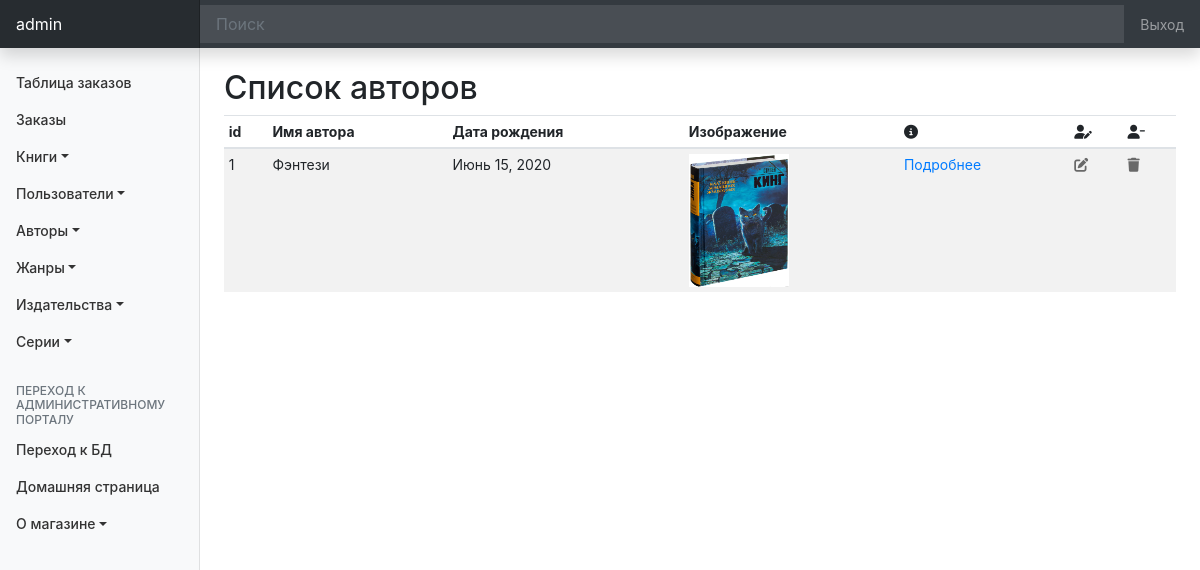
Page /author/list/ (signed in) on the earlier database version.
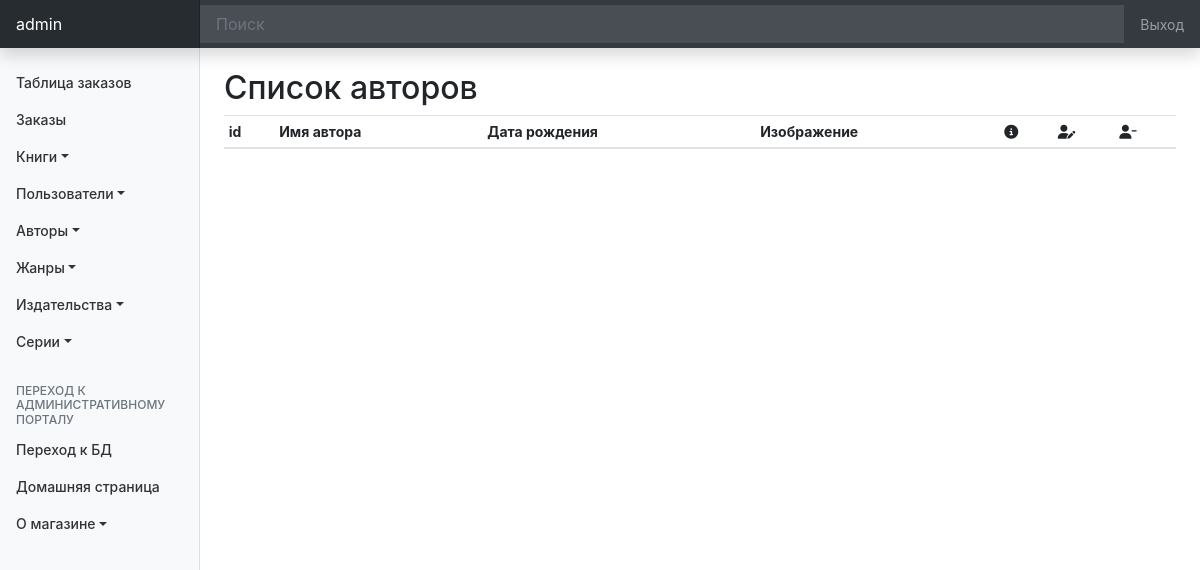
Same page on the later database version.
### author/models.py (models this page shows, shortened)
class Author(models.Model):
    name = models.CharField(
        verbose_name='Автор',
        max_length= 200,
        unique=True,
    )
    date = models.DateField(
        verbose_name='Дата рождения',
        help_text='ДД.ММ.ГГГГ'
    )
    image = models.ImageField(
        verbose_name='Изображение',
        upload_to='authors',
    )
    description = models.TextField(
        verbose_name='Биография',
        null=True,
        blank=True,
        help_text='Поле может быть пустым'
    )
    class Meta:
        ordering = ['name']
        verbose_name = 'Автор'
        verbose_name_plural = 'Авторы'

### author/views.py (the view)
# urls.py: path('list/', AuthorList.as_view(), name='list'),
class AuthorList(LoginRequiredMixin, ListView):
    template_name = 'author/list_author.html'
    model = Author
    form_class = AuthorForm
    paginate_by = 10

### author/templates/author/list_author.html (shortened to what this page needs)
{% extends 'base_admin.html' %}
{% block body %}
    {% include "top_menu_admin.html" %}
    <br>
    <h2 id="list-author">Список авторов</h2>
    <div class="table-responsive">
        <table class="table table-striped table-sm">
            <thead>
                <tr>
                    <th>id</th>
                    <th>Имя автора</th>
                    <th>Дата рождения</th>
                    <th>Изображение</th>
                    <th><i class="fas fa-info-circle"></i></th>
                    <th><i class="fas fa-user-edit"></i></th>
                    <th><i class="fas fa-user-minus"></i></th>
                    </tr>
            </thead>
            <tbody>
                {% for a in object_list %}
                    <tr>
                        <td>{{ a.pk }}</td>
                        <td>{{ a.name }}</td>
                        <td>{{ a.date }}</td>
                        <td><img src="{{ a.image.url }}" alt="Изображение автора" height="133px" width="100px"></td>
                        <td><a href="{% url 'author:detail' a.pk %}" title="подробнее">Подробнее</a></td>
                        <td><a href="{% url 'author:update' a.pk %}" title="редактировать"><i style="color:#696969" class="fas fa-edit"></i></a></td>
                        <td><a href="{% url 'author:delete' a.pk %}" title="удалить"><i style="color:#696969" class="fas fa-trash"></i></a></td>
                    </tr>
                {% endfor %}
             </tbody>
        </table>
        <br>
    </div>
{% endblock body %}

Differences in the rows shown:
removed Author: pk "1", name "Фэнтези", date "Июнь 15, 2020", image (picture)
